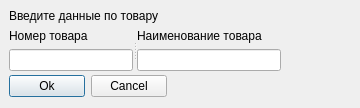
<?xml version="1.0" encoding="UTF-8"?>
<ui version="4.0">
 <class>Createwindow</class>
 <widget class="QDialog" name="Createwindow">
  <property name="geometry">
   <rect>
    <x>0</x>
    <y>0</y>
    <width>360</width>
    <height>108</height>
   </rect>
  </property>
  <property name="windowTitle">
   <string>Dialog</string>
  </property>
  <widget class="QWidget" name="">
   <property name="geometry">
    <rect>
     <x>9</x>
     <y>9</y>
     <width>272</width>
     <height>62</height>
    </rect>
   </property>
   <layout class="QGridLayout" name="gridLayout_2">
    <item row="1" column="0">
     <widget class="QSplitter" name="splitter">
      <property name="orientation">
       <enum>Qt::Horizontal</enum>
      </property>
      <widget class="QWidget" name="">
       <layout class="QVBoxLayout" name="verticalLayout_2">
        <item>
         <widget class="QLabel" name="label_2">
          <property name="text">
           <string>Номер товара</string>
          </property>
         </widget>
        </item>
        <item>
         <widget class="QLineEdit" name="lineEdit"/>
        </item>
       </layout>
      </widget>
      <widget class="QWidget" name="">
       <layout class="QVBoxLayout" name="verticalLayout">
        <item>
         <widget class="QLabel" name="label_3">
          <property name="text">
           <string>Наименование товара</string>
          </property>
         </widget>
        </item>
        <item>
         <widget class="QLineEdit" name="lineEdit_2"/>
        </item>
       </layout>
      </widget>
     </widget>
    </item>
    <item row="0" column="0">
     <widget class="QLabel" name="label">
      <property name="text">
       <string>Введите данные по товару</string>
      </property>
     </widget>
    </item>
   </layout>
  </widget>
  <widget class="QWidget" name="">
   <property name="geometry">
    <rect>
     <x>9</x>
     <y>74</y>
     <width>158</width>
     <height>25</height>
    </rect>
   </property>
   <layout class="QGridLayout" name="gridLayout">
    <item row="0" column="0">
     <widget class="QPushButton" name="pushButton">
      <property name="text">
       <string>Ok</string>
      </property>
     </widget>
    </item>
    <item row="0" column="1">
     <widget class="QPushButton" name="pushButton_2">
      <property name="text">
       <string>Cancel</string>
      </property>
     </widget>
    </item>
   </layout>
  </widget>
 </widget>
 <resources/>
 <connections/>
</ui>
